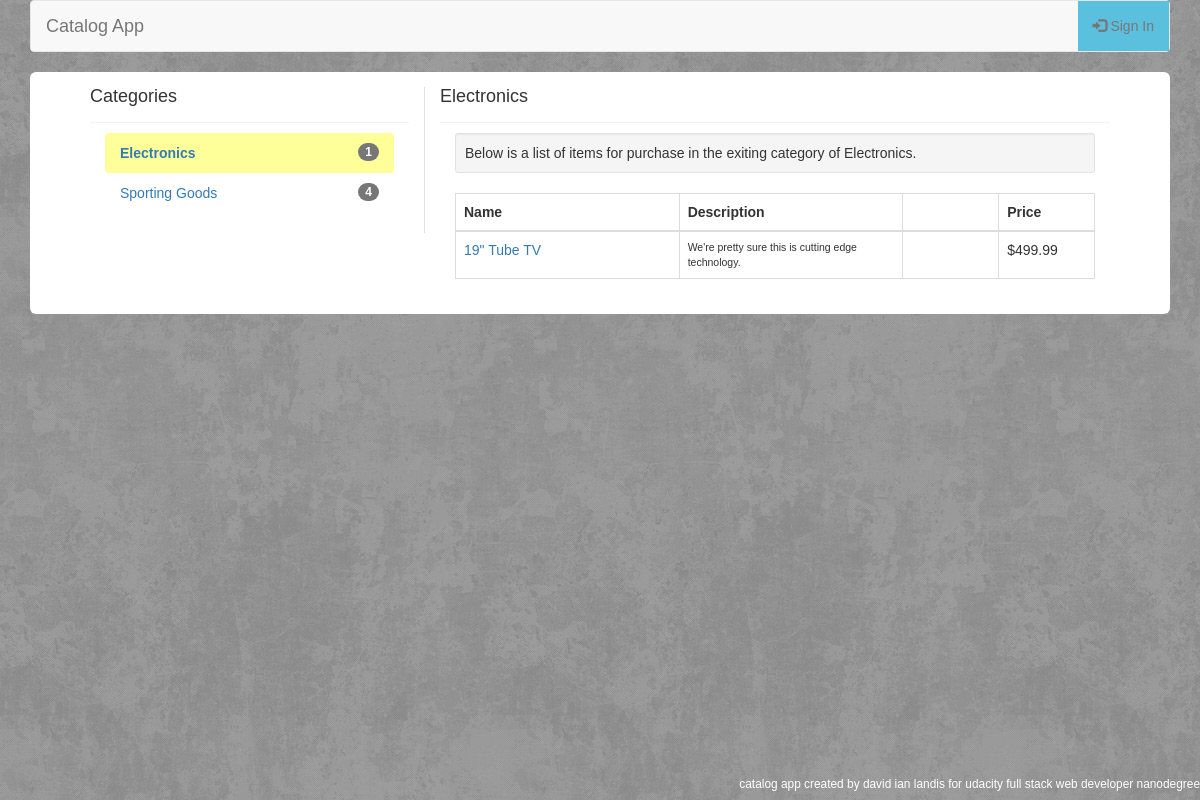
Screenshot of /category/3/ with the database file from the repository.
### database_setup.py (models this page shows, shortened)
class Category(Base):
    __tablename__ = 'category'
    id = Column(Integer, primary_key=True)
    name = Column(String(250), nullable=False)
    user_id = Column(Integer,ForeignKey('user.id'))
    user = relationship(User)

class Item(Base):
    __tablename__ = 'item'
    id = Column(Integer, primary_key = True)
    name =Column(String(80), nullable = False)
    description = Column(String(250))
    price = Column(String(8))
    picture = Column(String(250))
    category_id = Column(Integer,ForeignKey('category.id'))
    category = relationship(Category)
    user_id = Column(Integer,ForeignKey('user.id'))
    user = relationship(User)
    created_date = Column(DateTime, default=datetime.datetime.utcnow)

### application.py (the view)
@app.route('/category/<int:category_id>/')
def showCategory(category_id):
    categories = session.query(Category).order_by(asc(Category.name))
    counts = {}
    for category in categories:
        count = session.query(Item).filter(Item.category_id==category.id).count()
        counts[category.id] = count
    category = session.query(Category).filter_by(id = category_id).one()
    items = session.query(Item).filter_by(category_id = category.id).order_by(Item.name.asc())
    template = 'showCategoryPublic.html'
    if 'username' in login_session:
        template = 'showCategory.html'
    return render_template(template, categories = categories, category = category, counts = counts, items = items)

### templates/showCategoryPublic.html
{% extends "main.html" %}
{% block content %}
{% include "header.html" %}
    <div class="jumbotron">
        <div class="row">
            <div class="col-sm-4">
                <h4 class="inline">Categories</h4>
                <div class="container border-top">
               <ul class="list-group list-hover">
                   {% for cat in categories %}
                        <a href="/category/{{cat.id}}/"><li class="list-group-item list-link{% if category.id==cat.id %} current{% endif %}" style="border:0;"><span class="badge">{{counts[cat.id]}}</span> {{cat.name}}</li></a>
                   {% endfor %}
                </ul>
                </div>
            </div>
            <div class="col-sm-8">
                <h4 class="inline">{{category.name}}</h4>
                <div class="container border-top">
                    {% if items[0] %}
                    <div class="well well-sm">Below is a list of items for purchase in the exiting category of {{category.name}}. </div>
                    <table class="table table-bordered">
                        <thead>
                            <tr>
                                <th style="width:35%;">Name</th>
                                <th style="width:35%;">Description</th>
                                <th style="width:15%;"> </th>
                                <th style="width:15%;">Price</th>
                            </tr>
                        </thead>
                        <tbody>
                        {% for item in items %}
                            <tr>
                                <td><a href="{{url_for('showItem', item_id = item.id)}}" title="View Item">{{item.name}}</a></td>
                                <td class="reg-sm">{{item.description}}</td>
                                <td>{% if item.picture %}<img src="{{item.picture}}" class="table-img thumb" />{% endif %}</td>
                                <td>{{item.price}}</td>
                        {% endfor %}
                        </tbody>
                    </table>
                    {% else %}
                    <div class="well well-sm">No items currently exist in this category.</div>
                    {% endif %}
                </div>
            </div>
        </div>
    </div>
{% endblock %}

### static/styles.css (style rules this page uses)
body { font-family: Arial, sans-serif; background-color: #f4f4f4; background-image: url('bg.jpg'); background-repeat: repeat; }
.jumbotron { background-color:#fff; padding-top:15px;padding-bottom:15px; }
.col-sm-4 { border-right:1px solid #e1e1e1; }
.inline { display:inline; }
.border-top { border-top:1px solid #f4f4f4; margin-top:15px; padding-top:10px; }
.current { background-color:#ffff99; font-weight:bold; }
.reg-sm,.it-sm { font-size:0.75em; }

### rows the page displays
Category: user "1", name "Electronics"
Category: counts "4", name "Sporting Goods"
Item: name "19\" Tube TV", description "We're pretty sure this is cutting edge technology.", price "$499.99"
